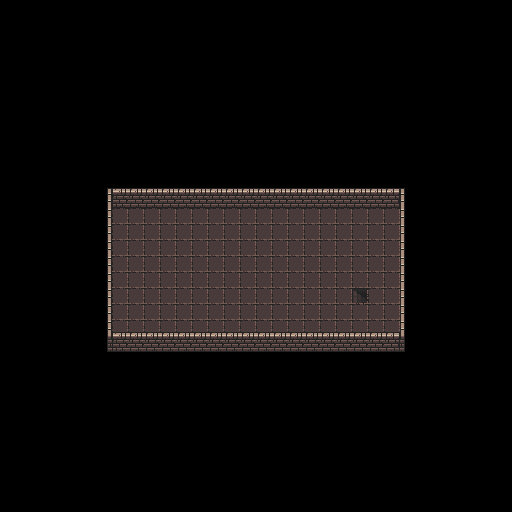

Tiled map render using the project's own tile images. Description and the map definition, with tile-layer contents summarised, below:
An orthogonal 32x32 tile map with 16x16 px tiles, 3 tile layers (BottomLayer, MiddleLayer, TopLayer).

<map version="1.2" tiledversion="1.3.4" orientation="orthogonal" renderorder="right-down" width="32" height="32" tilewidth="16" tileheight="16" infinite="0" nextlayerid="5" nextobjectid="4">
 <tileset firstgid="1" name="tiles" tilewidth="16" tileheight="16" tilecount="256" columns="16">
  <image source="tiles.png" width="256" height="256" />
  <tile id="16">
   <properties>
    <property name="collision" type="bool" value="true" />
   </properties>
  </tile>
  <tile id="17">
   <properties>
    <property name="collision" type="bool" value="true" />
   </properties>
  </tile>
  <tile id="18">
   <properties>
    <property name="collision" type="bool" value="true" />
   </properties>
  </tile>
  <tile id="112">
   <properties>
    <property name="collision" type="bool" value="true" />
   </properties>
  </tile>
  <tile id="113">
   <properties>
    <property name="collision" type="bool" value="true" />
   </properties>
  </tile>
  <tile id="128">
   <properties>
    <property name="collision" type="bool" value="true" />
   </properties>
  </tile>
  <tile id="129">
   <properties>
    <property name="collision" type="bool" value="true" />
   </properties>
  </tile>
  <tile id="144">
   <properties>
    <property name="collision" type="bool" value="true" />
   </properties>
  </tile>
  <tile id="145">
   <properties>
    <property name="collision" type="bool" value="true" />
   </properties>
  </tile>
 </tileset>
 <objectgroup id="4" name="TransitionLayer" />
 <layer id="2" name="BottomLayer" width="32" height="32">
  <data>[1024 cells, 144 non-empty, 1 distinct tile ids]</data>
 </layer>
 <layer id="1" name="MiddleLayer" width="32" height="32">
  <data>[1024 cells, 59 non-empty, 10 distinct tile ids]</data>
 </layer>
 <layer id="3" name="TopLayer" width="32" height="32">
  <data>[1024 cells, 36 non-empty, 3 distinct tile ids]</data>
 </layer>
</map>
